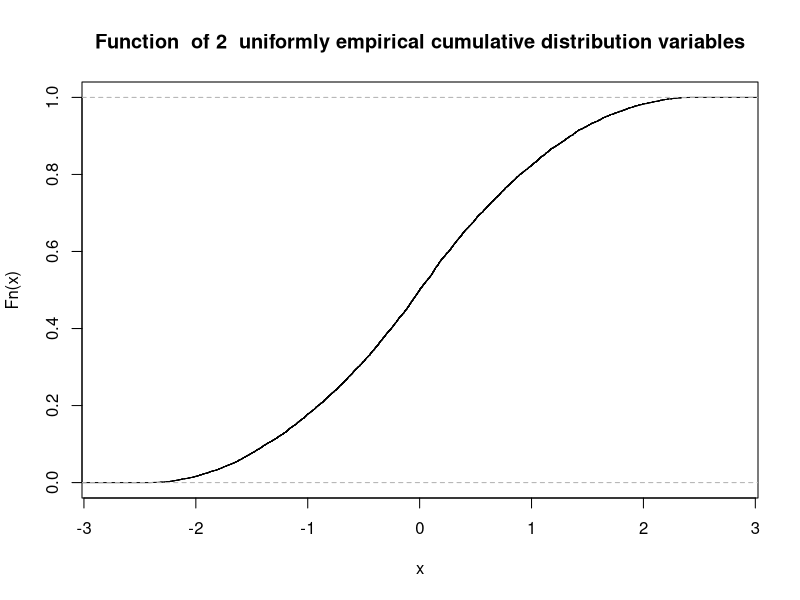
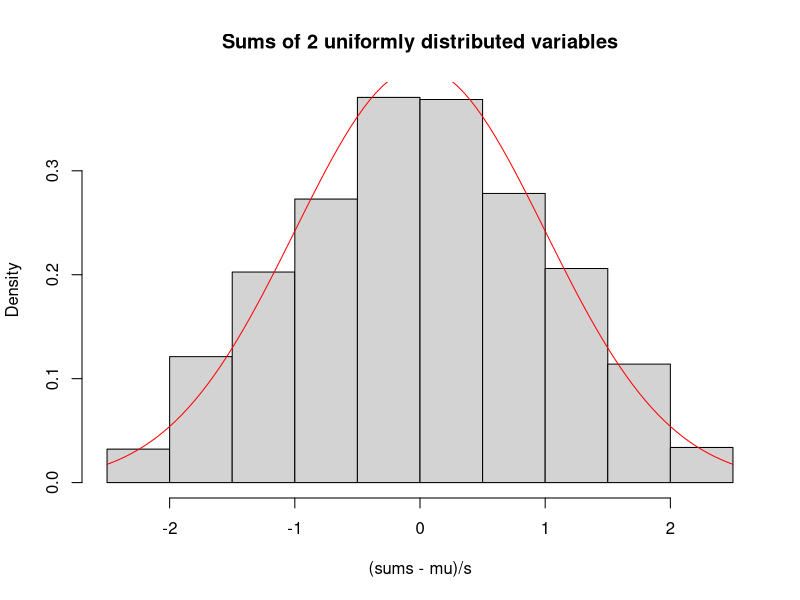
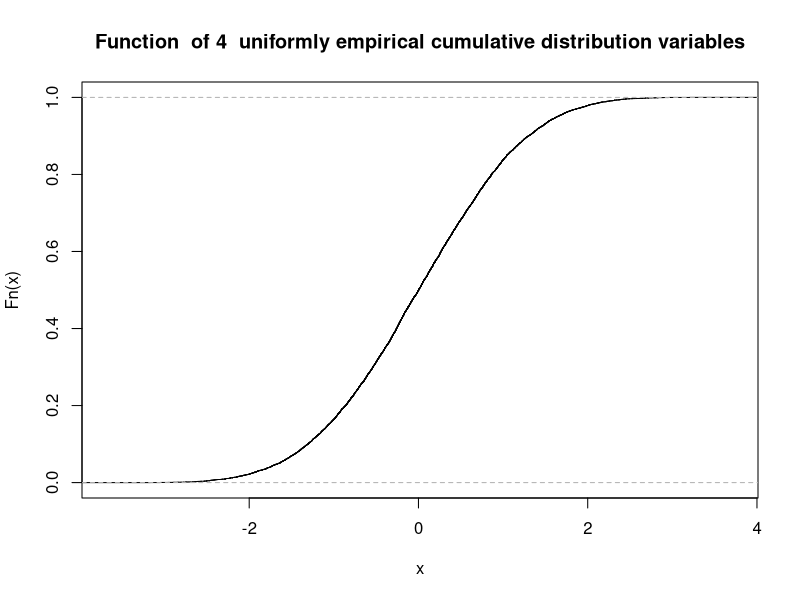
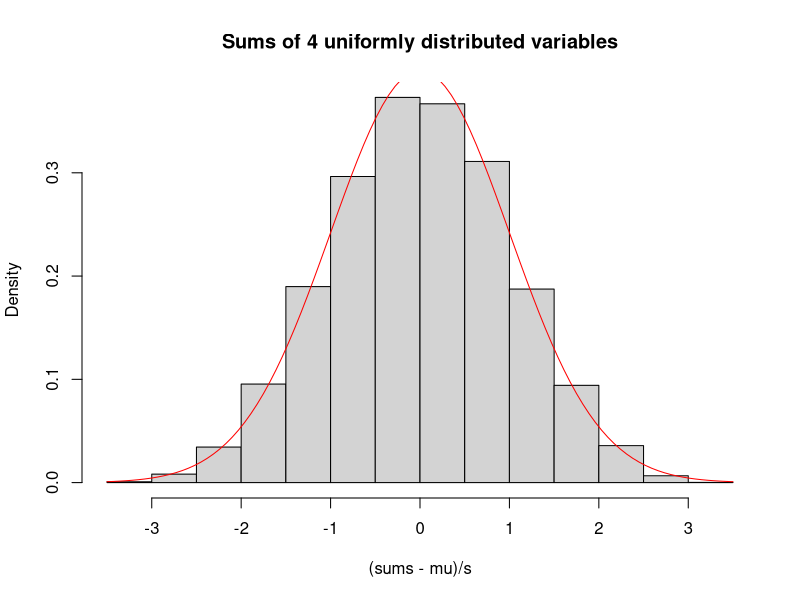
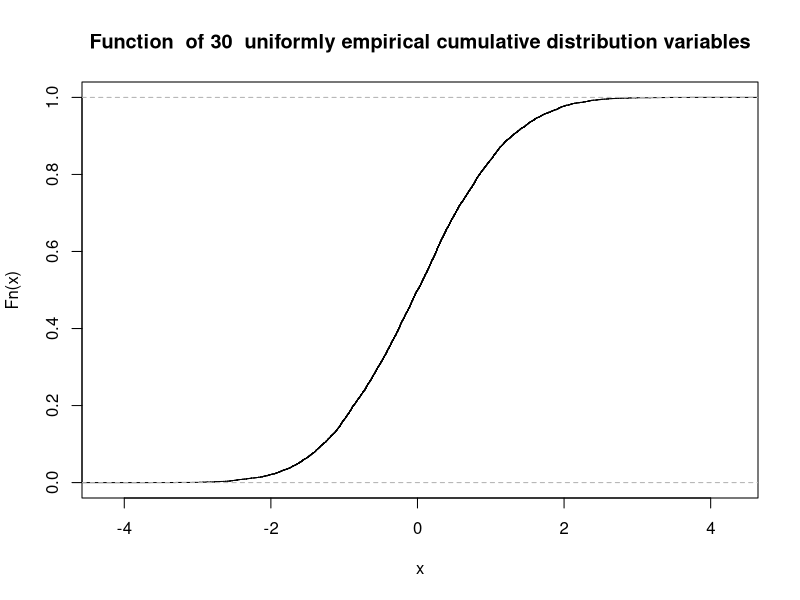
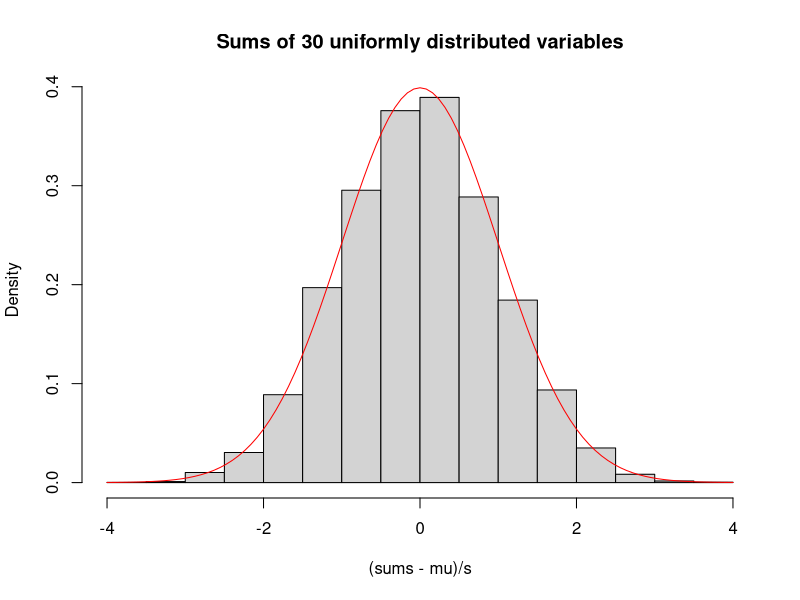
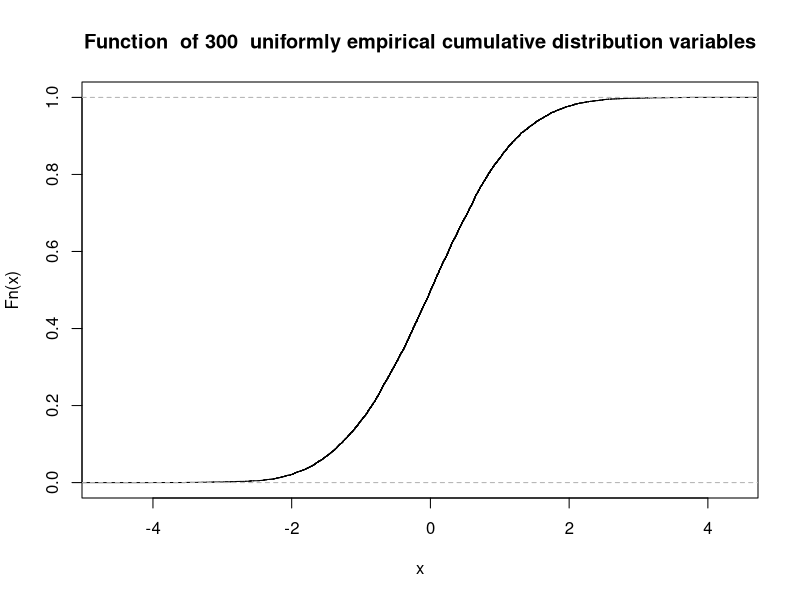
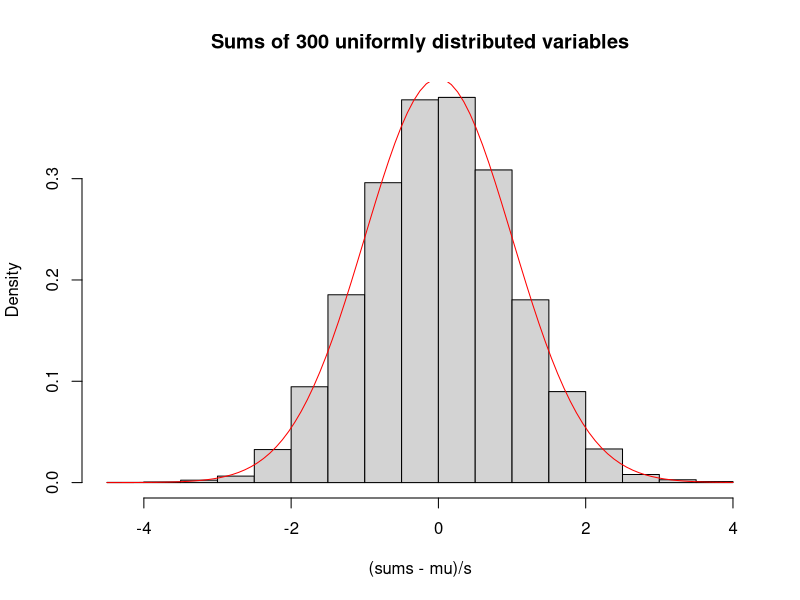

Here is the R script that generated these plots, in order:
## ---- chunk 1
for(i in c(2, 4, 30, 300)) {
	# Repeat the experiment 10000 times
	sums= replicate(10000,sum(runif(i)))
	
	# Sample mean and standard deviation
	mu=mean(sums)
	s = sd(sums)
	
	# Plot the histogram of sums
	plot(ecdf((sums-mu)/s),main=paste("Function  of", i," uniformly empirical cumulative distribution variables"))
	hist((sums-mu)/s,freq=FALSE, main=paste("Sums of", i,"uniformly distributed variables"))
	
	# Add the normal curve for comparison
	x <- seq(0,i,length=100)
	curve(dnorm(x), col = "red", add = TRUE)
}

## ---- chunk 2
for(i in c(2, 4, 30, 300)) {
  sums = replicate(10000, sum(rexp(i)))
  mu = mean(sums)
  s = sd(sums)
  plot(
    ecdf((sums - mu) / s),
    main = paste(
      "Function  of",
      i,
      "exponentially empirical cumulative distribution variables"
    )
  )
  hist((sums - mu) / s,
       freq = FALSE,
       main = paste("Sums of", i, "exponentially distributed variables")
  )
  x <- seq(0, i, length = 100)
  curve(dnorm(x), col = "red", add = TRUE)
  
}

## ---- chunk 3
# function which calculating ...
kolomogorov_smirnov_mthd <- function(sums) {
  x <- seq(0, i, length = length(sums))
  # Sample mean and standard deviation
  mu = mean(sums)
  s = sd(sums)
  # Create normal distribution  using mean, sd
  norm = dnorm(x, mean = mu, sd = s)
  return (max(abs(norm - sums)))
  
}
## ---- chunk 4
pr1 = c()
pr2 = c()

# testing with function using uniform distributed variables
for (i in c(2, 4, 30, 300)) {
  sums = replicate(10000, sum(runif(i)))
  pr1 <- append (pr1, kolomogorov_smirnov_mthd(sums))
}
# testing with function using exponentially distributed variables
for (i in c(2, 4, 30, 300)) {
  sums = replicate(10000, sum(rexp(i)))
  pr2 <- append (pr2, kolomogorov_smirnov_mthd(sums))
}
## ---- chunk 5

St <- function(n, k = 1000, A) {
  sums = replicate(k, sum(rexp(2)))
  mu = mean(sums)
  s = sd(sums)
  
  return (mu - A) / (s / sqrt(n))
}

print(St(10,1000,2))
## ---- chunk 6
# В пррцессе выполнения было не явно выявленно условие реалиации конечного ответа, поэтому для тестирования, будет выбран такой вариант
x = sums

## ---- chunk 7

quantile(x,0.90)
quantile(x,0.95)
quantile(x,0.99)

## ---- chunk 8

 print(qnorm(.95, mean(x), sd(x)))
